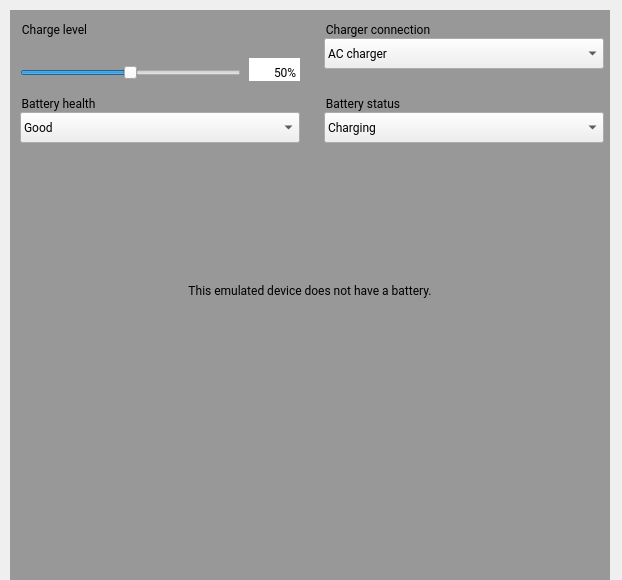
<?xml version="1.0" encoding="UTF-8"?>
<ui version="4.0">
 <class>BatteryPageGrpc</class>
 <widget class="QWidget" name="BatteryPageGrpc">
  <property name="geometry">
   <rect>
    <x>0</x>
    <y>0</y>
    <width>622</width>
    <height>580</height>
   </rect>
  </property>
  <property name="windowTitle">
   <string>Form</string>
  </property>
  <widget class="QGroupBox" name="bat_acGroup">
   <property name="geometry">
    <rect>
     <x>324</x>
     <y>20</y>
     <width>131</width>
     <height>21</height>
    </rect>
   </property>
   <property name="font">
    <font>
     <family>Roboto</family>
    </font>
   </property>
   <property name="styleSheet">
    <string notr="true">border: 0px;</string>
   </property>
   <property name="title">
    <string>Charger connection</string>
   </property>
   <property name="ColorGroup" stdset="0">
    <string notr="true">Title</string>
   </property>
  </widget>
  <widget class="QComboBox" name="bat_healthBox">
   <property name="geometry">
    <rect>
     <x>20</x>
     <y>112</y>
     <width>280</width>
     <height>31</height>
    </rect>
   </property>
   <property name="font">
    <font>
     <family>Roboto</family>
    </font>
   </property>
   <property name="styleSheet">
    <string notr="true">padding: 3px 3px 3px 3px;</string>
   </property>
   <property name="report_metrics" stdset="0">
    <bool>false</bool>
   </property>
   <item>
    <property name="text">
     <string>Good</string>
    </property>
   </item>
   <item>
    <property name="text">
     <string>Failed</string>
    </property>
   </item>
   <item>
    <property name="text">
     <string>Dead</string>
    </property>
   </item>
   <item>
    <property name="text">
     <string>Overvoltage</string>
    </property>
   </item>
   <item>
    <property name="text">
     <string>Overheated</string>
    </property>
   </item>
   <item>
    <property name="text">
     <string>Unknown</string>
    </property>
   </item>
  </widget>
  <widget class="QGroupBox" name="bat_chargeGroup">
   <property name="geometry">
    <rect>
     <x>20</x>
     <y>20</y>
     <width>280</width>
     <height>61</height>
    </rect>
   </property>
   <property name="font">
    <font>
     <family>Roboto</family>
    </font>
   </property>
   <property name="styleSheet">
    <string notr="true">border: 0px;</string>
   </property>
   <property name="title">
    <string>Charge level</string>
   </property>
   <property name="ColorGroup" stdset="0">
    <string notr="true">Title</string>
   </property>
   <widget class="QSlider" name="bat_levelSlider">
    <property name="geometry">
     <rect>
      <x>0</x>
      <y>38</y>
      <width>221</width>
      <height>29</height>
     </rect>
    </property>
    <property name="accessibleName">
     <string>Charge level</string>
    </property>
    <property name="maximum">
     <number>100</number>
    </property>
    <property name="value">
     <number>50</number>
    </property>
    <property name="orientation">
     <enum>Qt::Horizontal</enum>
    </property>
    <property name="report_metrics" stdset="0">
     <bool>false</bool>
    </property>
   </widget>
   <widget class="QLineEdit" name="bat_chargeLevelText">
    <property name="enabled">
     <bool>true</bool>
    </property>
    <property name="readOnly">
     <bool>true</bool>
    </property>
    <property name="geometry">
     <rect>
      <x>229</x>
      <y>38</y>
      <width>51</width>
      <height>29</height>
     </rect>
    </property>
    <property name="sizePolicy">
     <sizepolicy hsizetype="Fixed" vsizetype="Fixed">
      <horstretch>0</horstretch>
      <verstretch>0</verstretch>
     </sizepolicy>
    </property>
    <property name="font">
     <font>
      <family>Roboto</family>
     </font>
    </property>
    <property name="mouseTracking">
     <bool>false</bool>
    </property>
    <property name="acceptDrops">
     <bool>false</bool>
    </property>
    <property name="toolTip">
     <string notr="true"/>
    </property>
    <property name="text">
     <string notr="true">50%</string>
    </property>
    <property name="alignment">
     <set>Qt::AlignRight|Qt::AlignTrailing|Qt::AlignVCenter</set>
    </property>
    <property name="report_metrics" stdset="0">
     <bool>false</bool>
    </property>
   </widget>
  </widget>
  <widget class="QGroupBox" name="bat_statusGroup">
   <property name="geometry">
    <rect>
     <x>324</x>
     <y>94</y>
     <width>251</width>
     <height>21</height>
    </rect>
   </property>
   <property name="font">
    <font>
     <family>Roboto</family>
    </font>
   </property>
   <property name="styleSheet">
    <string notr="true">border: 0px;</string>
   </property>
   <property name="title">
    <string>Battery status</string>
   </property>
   <property name="ColorGroup" stdset="0">
    <string notr="true">Title</string>
   </property>
  </widget>
  <widget class="QComboBox" name="bat_statusBox">
   <property name="geometry">
    <rect>
     <x>324</x>
     <y>112</y>
     <width>280</width>
     <height>31</height>
    </rect>
   </property>
   <property name="font">
    <font>
     <family>Roboto</family>
    </font>
   </property>
   <property name="styleSheet">
    <string notr="true">padding: 3px 3px 3px 3px;</string>
   </property>
   <property name="currentIndex">
    <number>1</number>
   </property>
   <property name="report_metrics" stdset="0">
    <bool>false</bool>
   </property>
   <item>
    <property name="text">
     <string>Unknown</string>
    </property>
   </item>
   <item>
    <property name="text">
     <string>Charging</string>
    </property>
   </item>
   <item>
    <property name="text">
     <string>Discharging</string>
    </property>
   </item>
   <item>
    <property name="text">
     <string>Not charging</string>
    </property>
   </item>
   <item>
    <property name="text">
     <string>Full</string>
    </property>
   </item>
  </widget>
  <widget class="QComboBox" name="bat_chargerBox">
   <property name="geometry">
    <rect>
     <x>324</x>
     <y>38</y>
     <width>280</width>
     <height>31</height>
    </rect>
   </property>
   <property name="font">
    <font>
     <family>Roboto</family>
    </font>
   </property>
   <property name="styleSheet">
    <string notr="true">padding: 3px 3px 3px 3px;</string>
   </property>
   <property name="currentIndex">
    <number>1</number>
   </property>
   <property name="maxVisibleItems">
    <number>4</number>
   </property>
   <property name="report_metrics" stdset="0">
    <bool>false</bool>
   </property>
   <item>
    <property name="text">
     <string>None</string>
    </property>
   </item>
   <item>
    <property name="text">
     <string>AC charger</string>
    </property>
   </item>
  </widget>
  <widget class="QGroupBox" name="bat_healthGroup">
   <property name="geometry">
    <rect>
     <x>20</x>
     <y>94</y>
     <width>241</width>
     <height>21</height>
    </rect>
   </property>
   <property name="font">
    <font>
     <family>Roboto</family>
    </font>
   </property>
   <property name="styleSheet">
    <string notr="true">border: 0px;</string>
   </property>
   <property name="title">
    <string>Battery health</string>
   </property>
   <property name="ColorGroup" stdset="0">
    <string notr="true">Title</string>
   </property>
  </widget>
  <widget class="QLabel" name="bat_noBat_mask">
   <property name="geometry">
    <rect>
     <x>10</x>
     <y>10</y>
     <width>600</width>
     <height>600</height>
    </rect>
   </property>
   <property name="autoFillBackground">
    <bool>false</bool>
   </property>
   <property name="styleSheet">
    <string notr="true">background-color: rgba(128, 128, 128, 200)</string>
   </property>
  </widget>
  <widget class="QLabel" name="bat_noBat_message">
   <property name="geometry">
    <rect>
     <x>10</x>
     <y>250</y>
     <width>600</width>
     <height>81</height>
    </rect>
   </property>
   <property name="font">
    <font>
     <family>Roboto</family>
    </font>
   </property>
   <property name="autoFillBackground">
    <bool>false</bool>
   </property>
   <property name="styleSheet">
    <string notr="true">background-color: rgba(128, 128, 128, 0)</string>
   </property>
   <property name="text">
    <string>This emulated device does not have a battery.</string>
   </property>
   <property name="alignment">
    <set>Qt::AlignCenter</set>
   </property>
  </widget>
  <zorder>bat_noBat_mask</zorder>
  <zorder>bat_noBat_message</zorder>
  <zorder>bat_acGroup</zorder>
  <zorder>bat_healthBox</zorder>
  <zorder>bat_chargeGroup</zorder>
  <zorder>bat_statusGroup</zorder>
  <zorder>bat_statusBox</zorder>
  <zorder>bat_chargerBox</zorder>
  <zorder>bat_healthGroup</zorder>
 </widget>
 <resources/>
 <connections/>
</ui>
